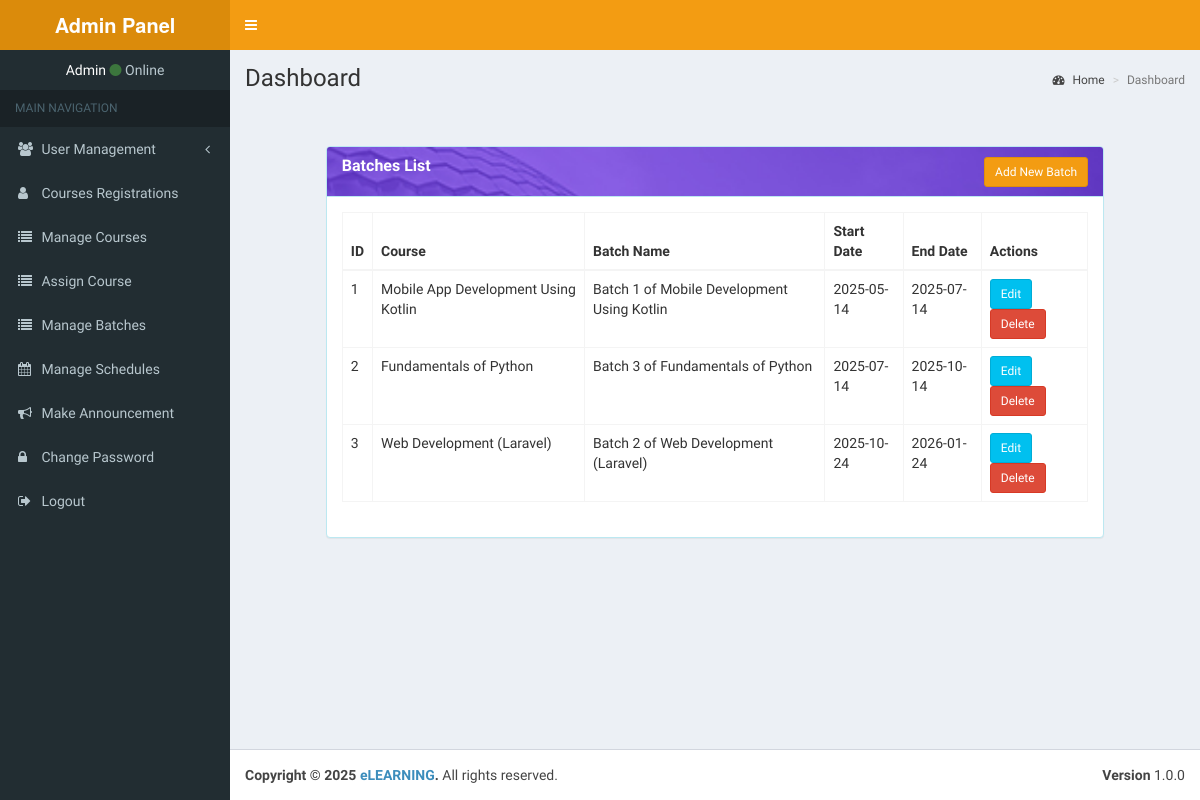
The app's page /admins/index.php?page=manage_batches (signed in) with its own data.
### tables this page shows
CREATE TABLE `batches` (
  `id` int(11) NOT NULL,
  `course_id` int(11) NOT NULL,
  `name` varchar(100) NOT NULL,
  `start_date` date DEFAULT NULL,
  `end_date` date DEFAULT NULL
);

CREATE TABLE `courses` (
  `ID` int(11) NOT NULL,
  `title` varchar(255) NOT NULL,
  `description` text NOT NULL,
  `content` text NOT NULL,
  `image` varchar(100) NOT NULL,
  `fee` int(11) NOT NULL,
  `duration` varchar(100) NOT NULL,
  `level` varchar(50) NOT NULL,
  `mode` varchar(50) NOT NULL,
  `is_assigned` int(11) NOT NULL DEFAULT 0,
  `certification` text DEFAULT NULL,
  `brochure` varchar(255) NOT NULL
);

### src/admins/manage_batches.php (the view, shortened to what this page needs)
<div class="row">
  <br><br>
  <div class="col-sm-offset-1 col-sm-10">
    <div class="panel panel-info">
      <div class="panel-heading">
        <h3 class="panel-title pull-left"><b>Batches List</b></h3>
        <button class="btn btn-warning btn-sm pull-right" onclick="openBatchAddModal()">Add New Batch</button>
      </div>
      <div class="panel-body">
        <table class="table table-bordered">
          <thead class="thead-dark">
            <tr>
              <th>ID</th>
              <th>Course</th>
              <th>Batch Name</th>
              <th>Start Date</th>
              <th>End Date</th>
              <th>Actions</th>
            </tr>
          </thead>
          <tbody>
            <?php
            $result = mysqli_query($con, "SELECT batches.*, courses.title AS course_title FROM batches
                                          JOIN courses ON batches.course_id = courses.ID");
            while ($row = mysqli_fetch_assoc($result)) {
              echo "<tr>
                <td>{$row['id']}</td>
                <td>{$row['course_title']}</td>
                <td>{$row['name']}</td>
                <td>{$row['start_date']}</td>
                <td>{$row['end_date']}</td>
                <td>
                  <button class='btn btn-info btn-sm' onclick='openBatchEditModal(" . json_encode($row) . ")'>Edit</button>
                  <a href='?page=manage_batches&delete_batch={$row['id']}' class='btn btn-danger btn-sm' onclick='return confirm(\"Delete this batch?\")'>Delete</a>
                </td>
              </tr>";
            }
            ?>
          </tbody>
        </table>
      </div>
    </div>
  </div>
</div>

### src/assets/css/style.css (style rules this page uses)
.panel-heading { height: 50px; line-height: 25px; background: url('../icons/bg-6.jpg'); background-repeat: no-repeat; background-size: cover; color: #fff !important; font-weight: bold; }

### records on screen
batches: id "1", course.title "Mobile App Development Using Kotlin", name "Batch 1 of Mobile Development Using Kotlin", start_date "2025-05-14", end_date "2025-07-14"
batches: id "2", course.title "Fundamentals of Python", name "Batch 3 of Fundamentals of Python", start_date "2025-07-14", end_date "2025-10-14"
batches: id "3", course.title "Web Development (Laravel)", name "Batch 2 of Web Development (Laravel)", start_date "2025-10-24", end_date "2026-01-24"
